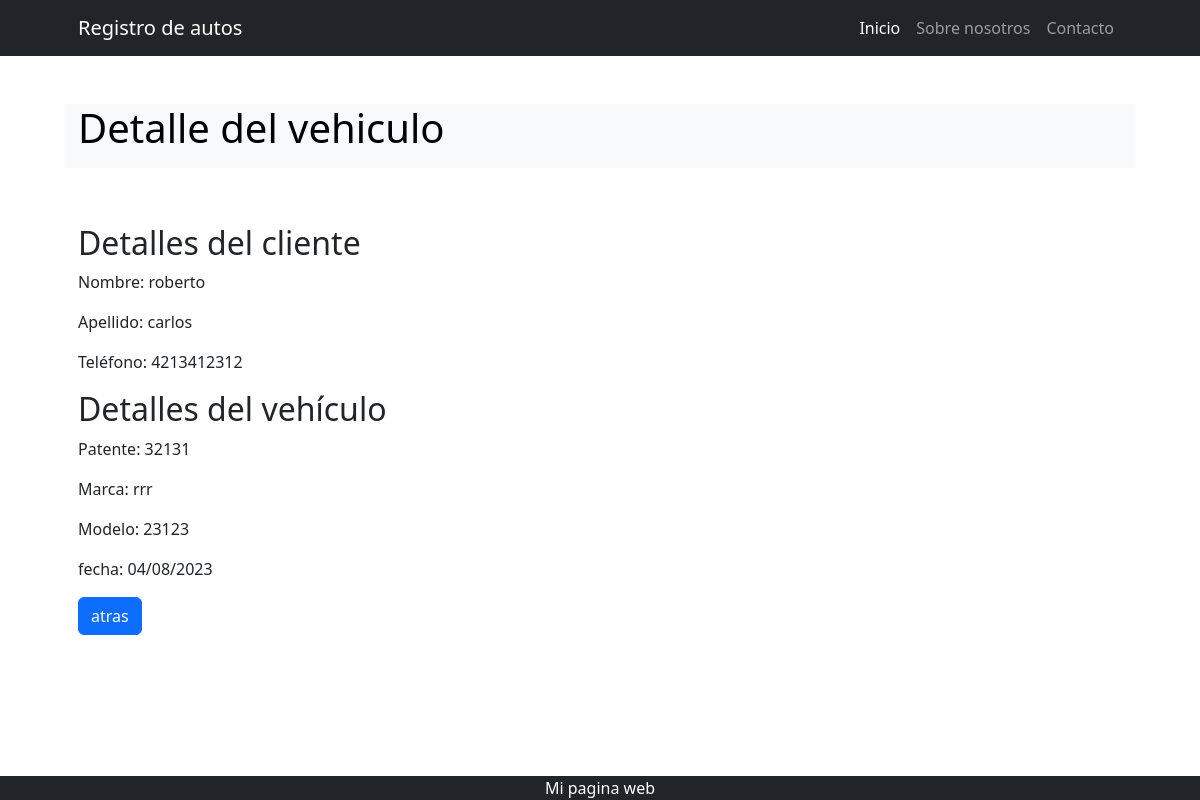
Screenshot of /altaVehiculo/detail_alta/4 with the database file from the repository.
### apps/cliente/models.py (models this page shows, shortened)
class Cliente(models.Model):
    nombre = models.CharField(max_length=50)
    apellido = models.CharField(max_length=50)
    dni = models.CharField(max_length=50, null=True, blank=True)
    telefono = models.CharField(max_length=50, null=True, blank=True)
    domicilio = models.CharField(max_length=50, null=True, blank=True)

### apps/vehiculo/models.py (models this page shows, shortened)
class Vehiculo(models.Model):
    marca = models.CharField(max_length=50)
    modelo = models.CharField(max_length=100)
    año = models.CharField(max_length=50)
    patente= models.CharField(max_length=50, null=True, blank=True)
    km= models.CharField(max_length=100, null=True, blank=True)

### apps/altaVehiculo/models.py (models this page shows, shortened)
class AltaVehiculo(models.Model):
    fecha = models.DateTimeField(default=timezone.now, editable=False)
    cliente_id = models.ForeignKey(Cliente, on_delete=models.CASCADE)
    vehiculo_id = models.ForeignKey(Vehiculo, on_delete=models.CASCADE)

### apps/altaVehiculo/views.py (the view)
# urls.py: path('detail_alta/<int:pk>', views.AltaVehiculoDetail.as_view(), name="detail_alta")
class AltaVehiculoDetail(DetailView):
    model = AltaVehiculo
    template_name = "altaVehiculo/alta_vehiculo_detail.html"
    def get_context_data(self, **kwargs):
        context = super().get_context_data(**kwargs)
        alta_vehiculo = self.object
        cliente = alta_vehiculo.cliente_id
        vehiculo = alta_vehiculo.vehiculo_id
        context['cliente'] = cliente
        context['vehiculo'] = vehiculo
        return context

### apps/altaVehiculo/templates/altaVehiculo/alta_vehiculo_detail.html
{% extends 'altaVehiculo/index.html' %}
{% block INDEX_TITULO %}
    Detalle del vehiculo
{% endblock INDEX_TITULO %}
{% block INDEX_CONTENIDO %}
<h2>Detalles del cliente</h2>
<p>Nombre: {{ cliente.nombre }}</p>
<p>Apellido: {{ cliente.apellido }}</p>
<p>Teléfono: {{ cliente.telefono }}</p>
<h2>Detalles del vehículo</h2>
<p>Patente: {{ vehiculo.patente }}</p>
<p>Marca: {{ vehiculo.marca }}</p>
<p>Modelo: {{ vehiculo.modelo }}</p>
<p>fecha: {{object.fecha | date:"d/m/Y"}}</p>
<div>
<td><a href="{% url 'altaVehiculo:list' %}" class="btn btn-primary">atras</a></td>
</div>
{% endblock INDEX_CONTENIDO %}

### rows the page displays
Cliente: nombre "roberto", apellido "carlos", telefono "4213412312"
Vehiculo: patente "32131", marca "rrr", modelo "23123"
AltaVehiculo: fecha "04/08/2023"
